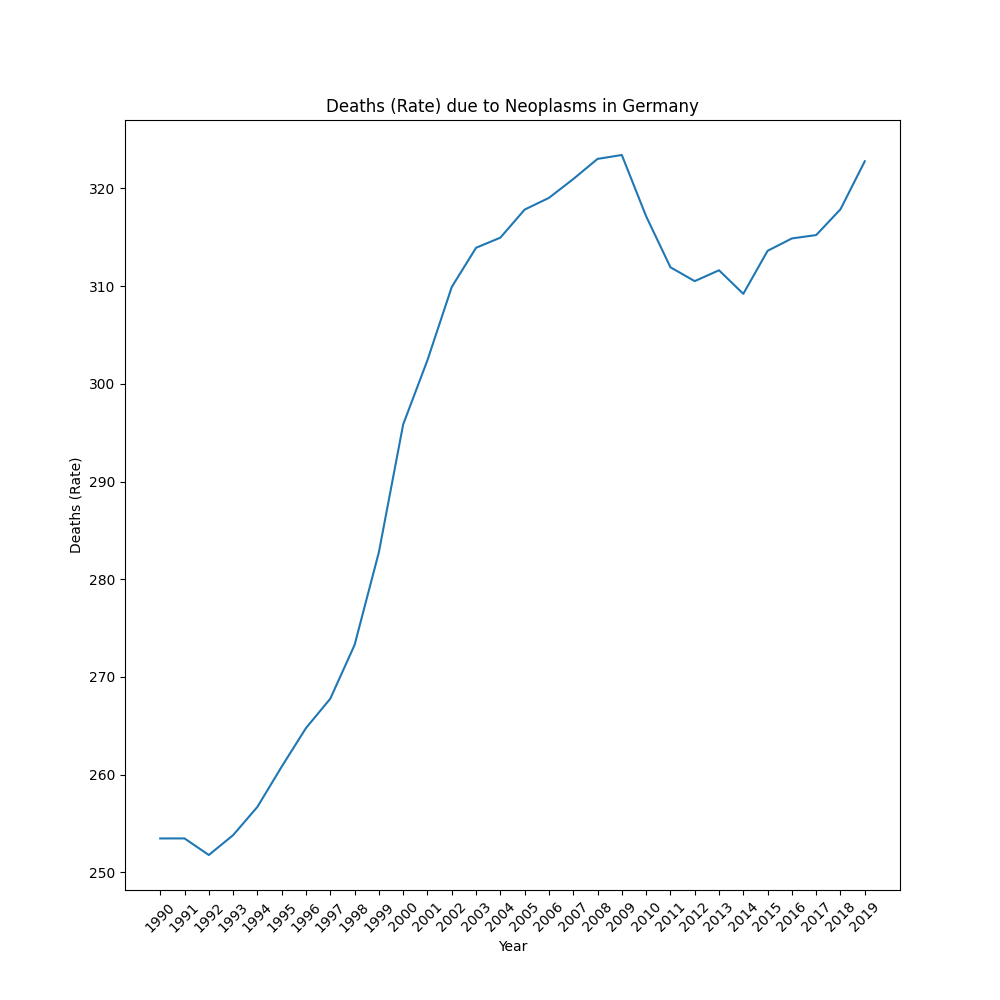

Source code (Python):
import matplotlib.pyplot as plt
import argparse

parser = argparse.ArgumentParser(description="Simple plot for GDBx data. Expects same measure_name, location, cause_name and metric_name in every line!")
parser.add_argument('--infile', "-i", dest="infile", help='Input filename', required=True)
parser.add_argument('--outfile', "-o", dest="outfile", help='Output png filename', required=True)
args = parser.parse_args()

f = open(args.infile)
lines = [x.strip().split(",") for x in f.readlines()[1:]]
f.close()

what = lines[0][1]
how = lines[0][11]
why = lines[0][9]
where = lines[0][3]

data = [(x[12], x[13]) for x in lines]
data.sort(key = lambda x: x[0])

years = [x[0] for x in data]
vals = [float(x[1]) for x in data]
print(vals)
fig, ax = plt.subplots()
ax.plot(years, vals)
ax.set(xlabel="Year", ylabel=what + " (" + how + ")", title=what + " (" + how + ") due to " + why + " in " + where)
ax.set_xticklabels(labels=years, rotation=45)
fig.set_figwidth(10)
fig.set_figheight(10)
fig.savefig(args.outfile)
